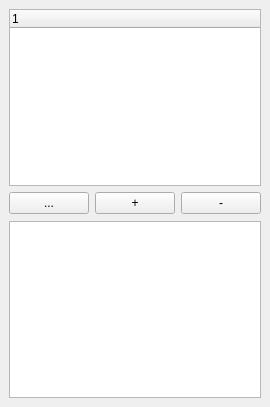
<?xml version="1.0" encoding="UTF-8"?>
<ui version="4.0">
 <class>layerDialog</class>
 <widget class="QDockWidget" name="layerDialog">
  <property name="geometry">
   <rect>
    <x>0</x>
    <y>0</y>
    <width>263</width>
    <height>407</height>
   </rect>
  </property>
  <property name="windowTitle">
   <string>Layer Dialog</string>
  </property>
  <widget class="QWidget" name="dockWidgetContents">
   <layout class="QVBoxLayout" name="verticalLayout">
    <item>
     <widget class="QTreeWidget" name="layerTreeWidget">
      <column>
       <property name="text">
        <string notr="true">1</string>
       </property>
      </column>
     </widget>
    </item>
    <item>
     <layout class="QHBoxLayout" name="horizontalLayout">
      <item>
       <spacer name="horizontalSpacer">
        <property name="orientation">
         <enum>Qt::Horizontal</enum>
        </property>
        <property name="sizeHint" stdset="0">
         <size>
          <width>28</width>
          <height>23</height>
         </size>
        </property>
       </spacer>
      </item>
      <item>
       <widget class="QPushButton" name="menuButton">
        <property name="text">
         <string>...</string>
        </property>
       </widget>
      </item>
      <item>
       <widget class="QPushButton" name="addButton">
        <property name="text">
         <string>+</string>
        </property>
       </widget>
      </item>
      <item>
       <widget class="QPushButton" name="deleteButton">
        <property name="text">
         <string>-</string>
        </property>
        <property name="flat">
         <bool>false</bool>
        </property>
       </widget>
      </item>
     </layout>
    </item>
    <item>
     <widget class="QPlainTextEdit" name="logPlainTextEdit"/>
    </item>
   </layout>
  </widget>
 </widget>
 <resources/>
 <connections/>
</ui>
